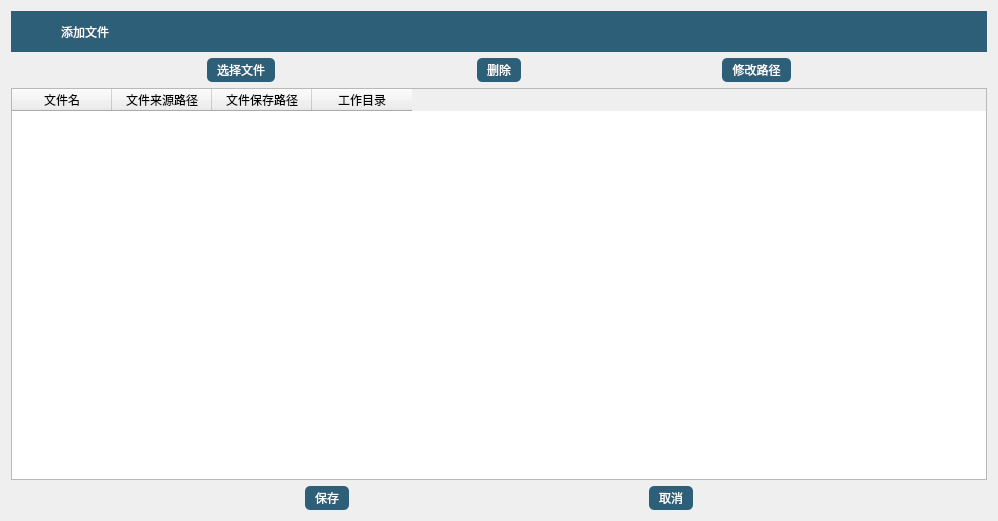
<?xml version="1.0" encoding="UTF-8"?>
<ui version="4.0">
 <class>FileInfoList</class>
 <widget class="QWidget" name="FileInfoList">
  <property name="geometry">
   <rect>
    <x>0</x>
    <y>0</y>
    <width>998</width>
    <height>521</height>
   </rect>
  </property>
  <property name="windowTitle">
   <string>Form</string>
  </property>
  <property name="styleSheet">
   <string notr="true">QWidget#FileInfoList QWidget#w_header {
	background-color: rgb(46, 95, 121);
	font: 9pt &quot;黑体&quot;;
}
QWidget#FileInfoList QWidget#w_header QLabel#l_title {
	font: 13pt &quot;黑体&quot;;
	color:white;
}
QPushButton {
	background-color: rgb(46, 95, 121);
	color: rgb(255, 255, 255);
	height:20px;
	padding-top:2px;
	padding-bottom:2px;
	padding-left:10px;
	padding-right:10px;
	border-radius:5px;
}
QPushButton:hover {
	background-color: rgb(238, 238, 238);
	color: rgb(0, 0, 0);
}</string>
  </property>
  <layout class="QVBoxLayout" name="verticalLayout">
   <item>
    <widget class="QWidget" name="w_header" native="true">
     <property name="sizePolicy">
      <sizepolicy hsizetype="Preferred" vsizetype="Fixed">
       <horstretch>0</horstretch>
       <verstretch>0</verstretch>
      </sizepolicy>
     </property>
     <property name="maximumSize">
      <size>
       <width>16777215</width>
       <height>41</height>
      </size>
     </property>
     <property name="styleSheet">
      <string notr="true"/>
     </property>
     <layout class="QHBoxLayout" name="horizontalLayout_3">
      <property name="leftMargin">
       <number>12</number>
      </property>
      <property name="topMargin">
       <number>11</number>
      </property>
      <property name="rightMargin">
       <number>0</number>
      </property>
      <property name="bottomMargin">
       <number>11</number>
      </property>
      <item>
       <widget class="QLabel" name="label">
        <property name="sizePolicy">
         <sizepolicy hsizetype="Minimum" vsizetype="Preferred">
          <horstretch>0</horstretch>
          <verstretch>0</verstretch>
         </sizepolicy>
        </property>
        <property name="minimumSize">
         <size>
          <width>32</width>
          <height>32</height>
         </size>
        </property>
        <property name="text">
         <string/>
        </property>
        <property name="pixmap">
         <pixmap resource="../../../common/core.qrc">:/core/imgs/imgs/logo_32</pixmap>
        </property>
       </widget>
      </item>
      <item>
       <widget class="QLabel" name="l_title">
        <property name="sizePolicy">
         <sizepolicy hsizetype="Expanding" vsizetype="Preferred">
          <horstretch>0</horstretch>
          <verstretch>0</verstretch>
         </sizepolicy>
        </property>
        <property name="text">
         <string>添加文件</string>
        </property>
       </widget>
      </item>
      <item>
       <widget class="QPushButton" name="btn_menu_cancel">
        <property name="text">
         <string/>
        </property>
        <property name="icon">
         <iconset resource="../../../common/core.qrc">
          <normaloff>:/core/imgs/imgs/window_close</normaloff>:/core/imgs/imgs/window_close</iconset>
        </property>
        <property name="flat">
         <bool>true</bool>
        </property>
       </widget>
      </item>
     </layout>
    </widget>
   </item>
   <item>
    <layout class="QHBoxLayout" name="horizontalLayout_2">
     <item>
      <spacer name="horizontalSpacer_4">
       <property name="orientation">
        <enum>Qt::Horizontal</enum>
       </property>
       <property name="sizeHint" stdset="0">
        <size>
         <width>40</width>
         <height>20</height>
        </size>
       </property>
      </spacer>
     </item>
     <item>
      <widget class="QPushButton" name="btn_select_file">
       <property name="text">
        <string>选择文件</string>
       </property>
      </widget>
     </item>
     <item>
      <spacer name="horizontalSpacer_5">
       <property name="orientation">
        <enum>Qt::Horizontal</enum>
       </property>
       <property name="sizeHint" stdset="0">
        <size>
         <width>40</width>
         <height>20</height>
        </size>
       </property>
      </spacer>
     </item>
     <item>
      <widget class="QPushButton" name="btn_del_file">
       <property name="text">
        <string>删除</string>
       </property>
      </widget>
     </item>
     <item>
      <spacer name="horizontalSpacer_6">
       <property name="orientation">
        <enum>Qt::Horizontal</enum>
       </property>
       <property name="sizeHint" stdset="0">
        <size>
         <width>40</width>
         <height>20</height>
        </size>
       </property>
      </spacer>
     </item>
     <item>
      <widget class="QPushButton" name="btn_set_save_path">
       <property name="text">
        <string>修改路径</string>
       </property>
      </widget>
     </item>
     <item>
      <spacer name="horizontalSpacer_7">
       <property name="orientation">
        <enum>Qt::Horizontal</enum>
       </property>
       <property name="sizeHint" stdset="0">
        <size>
         <width>40</width>
         <height>20</height>
        </size>
       </property>
      </spacer>
     </item>
    </layout>
   </item>
   <item>
    <widget class="TableWidget" name="tableWidget">
     <attribute name="horizontalHeaderStretchLastSection">
      <bool>false</bool>
     </attribute>
     <column>
      <property name="text">
       <string>文件名</string>
      </property>
     </column>
     <column>
      <property name="text">
       <string>文件来源路径</string>
      </property>
     </column>
     <column>
      <property name="text">
       <string>文件保存路径</string>
      </property>
     </column>
     <column>
      <property name="text">
       <string>工作目录</string>
      </property>
     </column>
    </widget>
   </item>
   <item>
    <layout class="QHBoxLayout" name="horizontalLayout">
     <item>
      <spacer name="horizontalSpacer">
       <property name="orientation">
        <enum>Qt::Horizontal</enum>
       </property>
       <property name="sizeHint" stdset="0">
        <size>
         <width>40</width>
         <height>20</height>
        </size>
       </property>
      </spacer>
     </item>
     <item>
      <widget class="QPushButton" name="btn_save">
       <property name="text">
        <string>保存</string>
       </property>
      </widget>
     </item>
     <item>
      <spacer name="horizontalSpacer_2">
       <property name="orientation">
        <enum>Qt::Horizontal</enum>
       </property>
       <property name="sizeHint" stdset="0">
        <size>
         <width>40</width>
         <height>20</height>
        </size>
       </property>
      </spacer>
     </item>
     <item>
      <widget class="QPushButton" name="btn_cancel">
       <property name="text">
        <string>取消</string>
       </property>
      </widget>
     </item>
     <item>
      <spacer name="horizontalSpacer_3">
       <property name="orientation">
        <enum>Qt::Horizontal</enum>
       </property>
       <property name="sizeHint" stdset="0">
        <size>
         <width>40</width>
         <height>20</height>
        </size>
       </property>
      </spacer>
     </item>
    </layout>
   </item>
  </layout>
 </widget>
 <customwidgets>
  <customwidget>
   <class>TableWidget</class>
   <extends>QTableWidget</extends>
   <header>modules/common/tablewidget.h</header>
  </customwidget>
 </customwidgets>
 <resources>
  <include location="../../../common/core.qrc"/>
 </resources>
 <connections/>
</ui>
